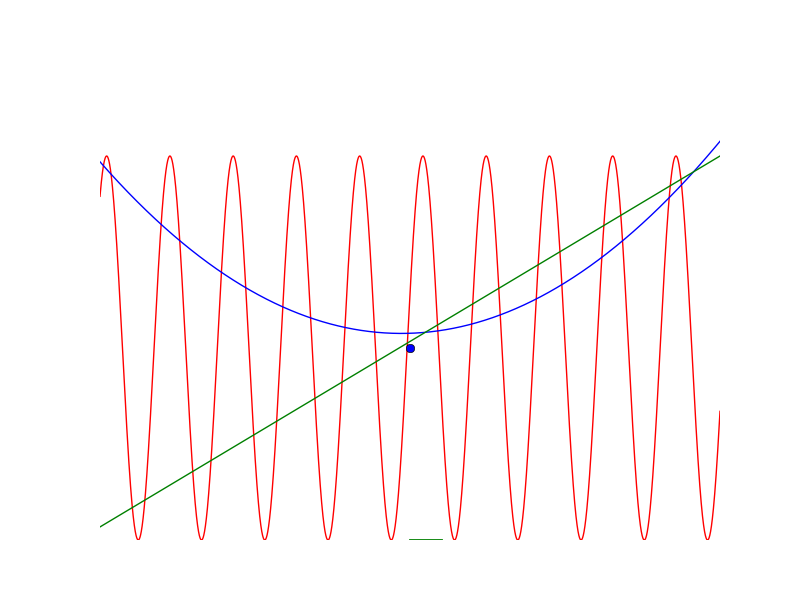
#> input picture 4. plots/imgs/0.png, 800 x 600 px; its folder holds only this picture in this run
$ python main.py   (Python 2 division)
#> lines starting #> are read from the running program, lines starting #| are printed output that depends on the picture; after the words box and inside, x2 and y2 are one past the last pixel; in counts of white or black regions, pixels touching at a corner belong together
import os
import cv2
import numpy as np

images = 'imgs'
horizontal_scale = 31.
vertical_scale = 193.

def check_sin(img):
    h, w = img.shape
    line = img[h/2, :]
    zeros = len(line) - np.count_nonzero(line)
    if zeros < 8:
        return False
    else:
        return True


def check_pol(img):
    h, w = img.shape

    left = img[h/5, :w/2]
    right = img[h/5, w/2:]

    left_t = img[h/5 - 3, :w/2]
    right_t = img[h/5 - 3, w/2:]

    z_left = len(left) - np.count_nonzero(left)
    z_right = len(right) - np.count_nonzero(right)
    z_left_t = len(left_t) - np.count_nonzero(left_t)
    z_right_t = len(right_t) - np.count_nonzero(right_t)

    if max(z_left, z_left_t) > 0 and max(z_right, z_right_t) > 0:
        return True
    else:
        return False


# [18 lines left out: function check_lin, not called in this run]


def define_shape(img):
    h, w, _ = img.shape
    _, bw = cv2.threshold(cv2.cvtColor(img, cv2.COLOR_BGR2GRAY) / 80 * 255, 180, 255, cv2.THRESH_BINARY)
    b, g, r = cv2.split(img)
    g = g / 80 * 255
    b = b / 80 * 255
    r = r / 80 * 255
    _, r = cv2.threshold(r, 180, 255, cv2.THRESH_BINARY)
    _, g = cv2.threshold(g, 180, 255, cv2.THRESH_BINARY)
    _, b = cv2.threshold(b, 180, 255, cv2.THRESH_BINARY)
    red = (g | b)
    green = (r | b)
    blue = (r | g)
    sin, pol, lin = bw, bw, bw
    if check_sin(red):
        sin = red
        if check_pol(green):
            pol = green
            lin = blue
        elif check_pol(blue):
            pol = blue
            lin = green
    else:
        if check_sin(green):
            sin = green
            if check_pol(red):
                pol = red
                lin = blue
            elif check_pol(blue):
                pol = blue
                lin = red
        else:
            if check_sin(blue):
                sin = blue
                if check_pol(green):
                    pol = green
                    lin = red
                elif check_pol(red):
                    pol = red
                    lin = green

    return sin, pol, lin

def get_sin_coef(img):
    a, b = 0, 0
    h, w = img.shape
    tst = img[h/2, :]
    fl, l, r = 0, -1, -1
    for i in range(w):
        if fl == 0 and tst[i] == 0:
            l = i
        if fl == 1 and tst[i] == 0:
            r = i
            break
        if l != -1 and tst[i] != 0:
            fl = 1
    period = r - l
    #print period

    a = 3.14 / (float(period) / horizontal_scale)

    for i in range(w/2 + 5, w):
        if tst[i] == 0:
            b = period - (i - w/2)
            break

    return a, float(b) / horizontal_scale + 0.16

def get_pol_coef(img):
    a, b, c, y, x, pt = 0, 0, 0, 0, 0, 0
    h, w = img.shape
    t, b, mid = 0, 0, h/2
    i = 0
    for i in reversed(range(h/2 - 5)):
        tst = img[i, :]
        if np.count_nonzero(tst) != len(tst):
            break

    y = h/2 - i
    bottom = img[i, :]
    l, r = 0, 0
    for j in range(w):
        if bottom[j] == 0:
            l = j
            break
    for j in reversed(range(w)):
        if bottom[j] == 0:
            r = j
            break
    x = w / 2 - (r + l) / 2

    ln = img[:, x + horizontal_scale * 7]
    for j in range(w / 2):
        if ln[j] == 0:
            pt = j
            break

    tst = img[:, w/2]
    u = 0
    for u in range(h/2):
        if tst[u] == 0:
            break
    x /= horizontal_scale
    y /= vertical_scale
    pt /= vertical_scale
    print x, y

    a = (pt - y) / 49.0
    c = (h/2 - u) / vertical_scale
    b = x * float(a)
    return a * 0.6, b, c - 0.01

# [19 lines left out: function get_lin_coef, not called in this run]

def get_coefs():
    a, b, c, d, e, f, g = 0, 0, 0, 0, 0, 0, 0
    with open("parameters.txt","w") as out:
        for o in os.listdir(images):
            print o
            imagePath = os.path.join(images, o)
            img = cv2.imread(imagePath)
#> img is the input picture: shape (600, 800, 3); mean B, G, R 248.9, 248.6, 253.9
            img = img[156:540, 102:719]
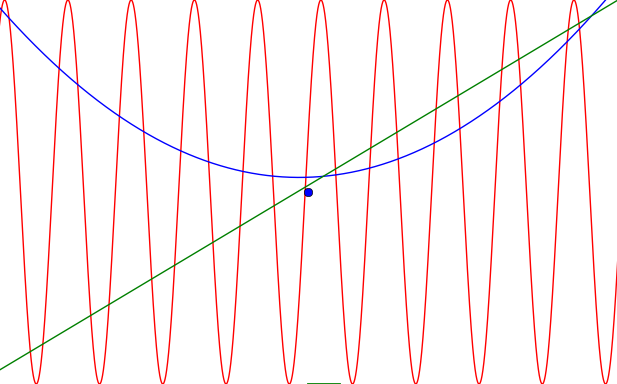
#> img: shape (384, 617, 3); mean B, G, R 242.8, 242.2, 252.7
            sin, pol, lin = define_shape(img)
#> in define_shape, `_, bw = cv2.threshold(cv2.cvtColor(img, cv2.COLOR_BGR2GRAY) / 80 * 255..`:
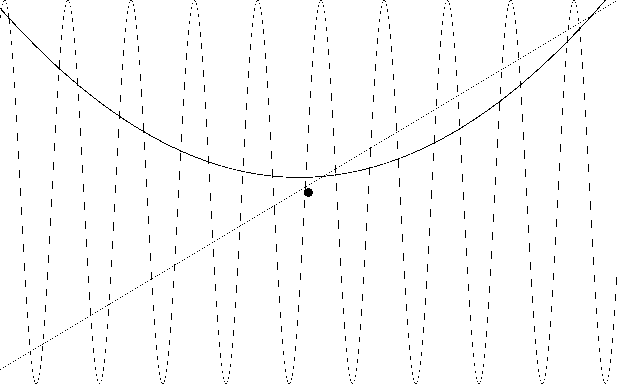
#> bw: shape (384, 617); 98.2% white; black in thin lines or dots
#> in define_shape, `g = g / 80 * 255`:
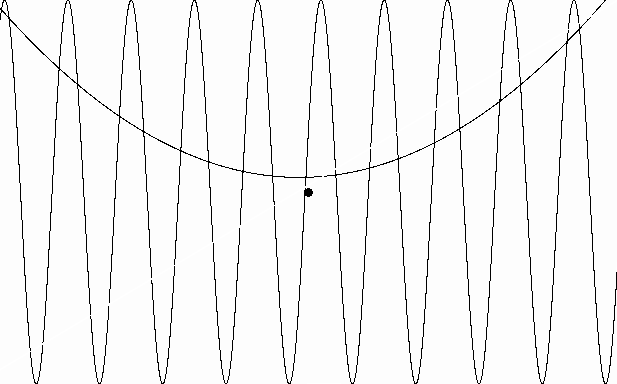
#> g: shape (384, 617); min 0, max 255, mean 244.1
#> in define_shape, `_, r = cv2.threshold(r, 180, 255, cv2.THRESH_BINARY)`: r: shape (384, 617); 99.3% white; black in thin lines or dots
#> in define_shape, `_, g = cv2.threshold(g, 180, 255, cv2.THRESH_BINARY)`: g: shape (384, 617); 96.4% white; black in thin lines or dots
#> in define_shape, `_, b = cv2.threshold(b, 180, 255, cv2.THRESH_BINARY)`:
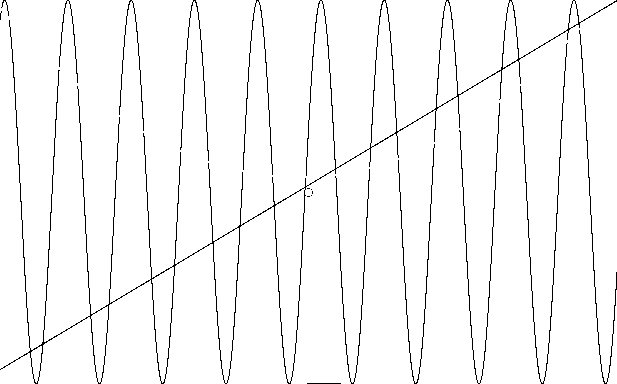
#> b: shape (384, 617); 96.5% white; black in thin lines or dots
#> in define_shape, `red = (g | b)`:
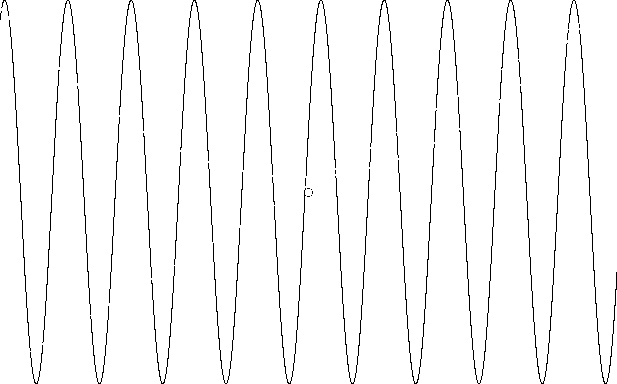
#> red: shape (384, 617); 96.8% white; black in thin lines or dots
#> in define_shape, `green = (r | b)`:
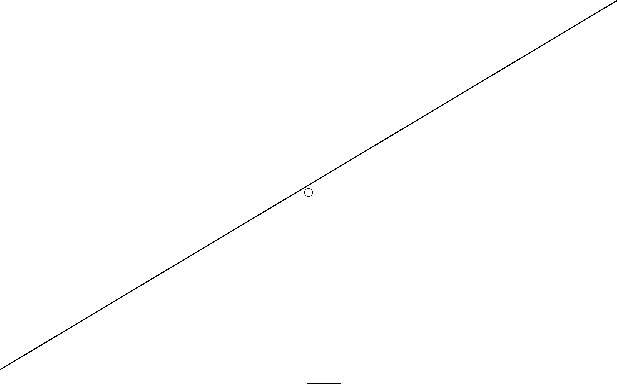
#> green: shape (384, 617); 99.7% white; black in thin lines or dots
#> in define_shape, `blue = (r | g)`:
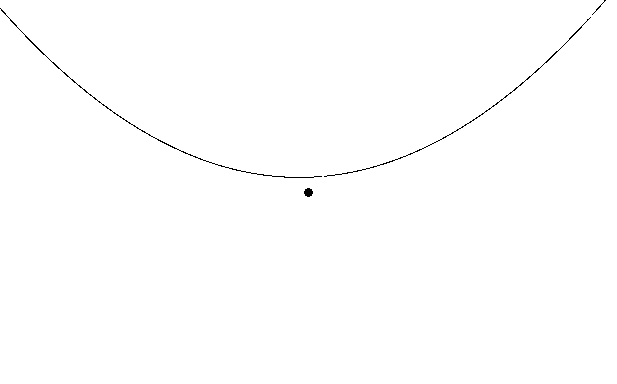
#> blue: shape (384, 617); 99.7% white; black in thin lines or dots, all inside (x1, y1, x2, y2) = (0, 0, 606, 197)
#> in check_sin, `line = img[h/2, :]`: line = 617 values, max 255 at index 0, min 0 at index 20, mean 246.7
#> in check_sin, `zeros = len(line) - np.count_nonzero(line)`: zeros = 20
#> in check_pol, `left = img[h/5, :w/2]`: left = 308 values from 255 to 255
#> in check_pol, `right = img[h/5, w/2:]`: right = 309 values, max 255 at index 0, min 0 at index 181, mean 253.3
#> in check_pol, `left_t = img[h/5 - 3, :w/2]`: left_t = 308 values from 255 to 255
#> in check_pol, `right_t = img[h/5 - 3, w/2:]`: right_t = 309 values, max 255 at index 0, min 0 at index 186, mean 253.3
#> in check_pol, `z_left = len(left) - np.count_nonzero(left)`: z_left = 0
#> in check_pol, `z_right = len(right) - np.count_nonzero(right)`: z_right = 2
#> in check_pol, `z_left_t = len(left_t) - np.count_nonzero(left_t)`: z_left_t = 0
#> in check_pol, `z_right_t = len(right_t) - np.count_nonzero(right_t)`: z_right_t = 2

            a, b = get_sin_coef(sin)
#> in get_sin_coef, `tst = img[h/2, :]`: tst has the same summary as line in check_sin
#> a = 3.04; b = 0.289
            c, d, e = get_pol_coef(pol)
#> in get_pol_coef, `bottom = img[i, :]`: bottom = 617 values, max 255 at index 0, min 0 at index 284, mean 242.6
            f, g = get_lin_coef(lin)
            cv2.imwrite("sin" + o, sin)
            cv2.imwrite("pol" + o, pol)
            cv2.imwrite("lin" + o, lin)
            print a, b, c, d, e, f, g
            out.write(o + ', ' + str(a) + ', ' + str(b) + ', ' + str(c) + ', ' + str(d) + ', ' + str(e) + ', ' + str(f) + ', ' + str(g) + '\n')

#> (the run stopped early here; a loop or call above may not have finished)

$ run again, on 4. plots/imgs/12.png
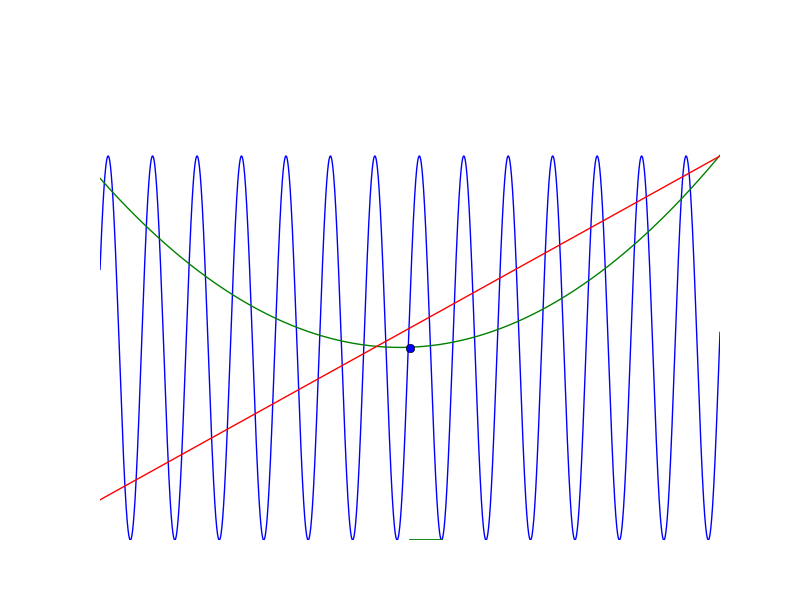
#> input picture 4. plots/imgs/12.png, 800 x 600 px
#> in get_coefs, img is the input picture: shape (600, 800, 3); mean B, G, R 253.9, 246.3, 246.5
#> img: shape (384, 617, 3)
#> in define_shape, `_, bw = cv2.threshold(cv2.cvtColor(img, cv2.COLOR_BGR2GRAY) / 80 * 255..`:
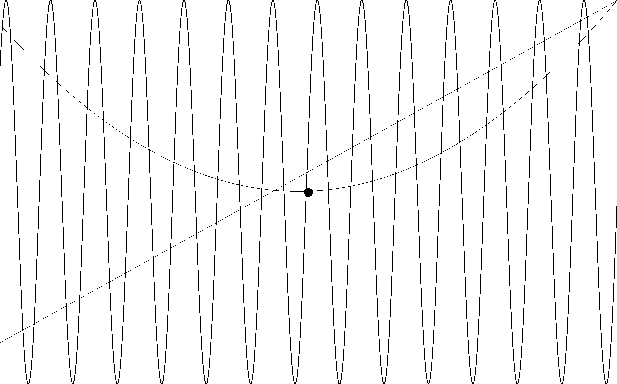
#> bw: shape (384, 617); 96% white; black in thin lines or dots
#> red: shape (384, 617); 99.7% white; black in thin lines or dots, all inside (x1, y1, x2, y2) = (0, 0, 617, 343)
#> green: shape (384, 617); 99.6% white; black in thin lines or dots
#> in define_shape, `blue = (r | g)`:
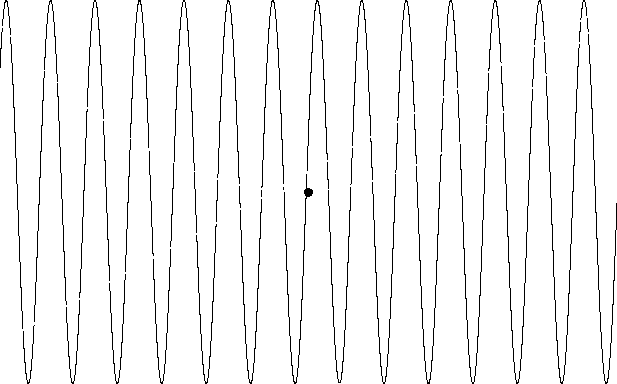
#> blue: shape (384, 617); 95.4% white; black in thin lines or dots
#> line = 617 values, max 255 at index 0, min 0 at index 270, mean 253.3
#> zeros = 4
#> left = 308 values, max 255 at index 0, min 0 at index 50, mean 253.3
#> right = 309 values, max 255 at index 0, min 0 at index 237, mean 254.2
#> left_t = 308 values, max 255 at index 0, min 0 at index 47, mean 254.2
#> right_t = 309 values, max 255 at index 0, min 0 at index 240, mean 254.2
#> z_left = 2
#> z_right = 1
#> tst = 617 values, max 255 at index 0, min 0 at index 17, mean 240.5
#> in get_coefs, `a, b = get_sin_coef(sin)`: a = 4.42; b = 0.225
#> bottom = 617 values, max 255 at index 0, min 0 at index 244, mean 250

$ run again, on 4. plots/imgs/2.png
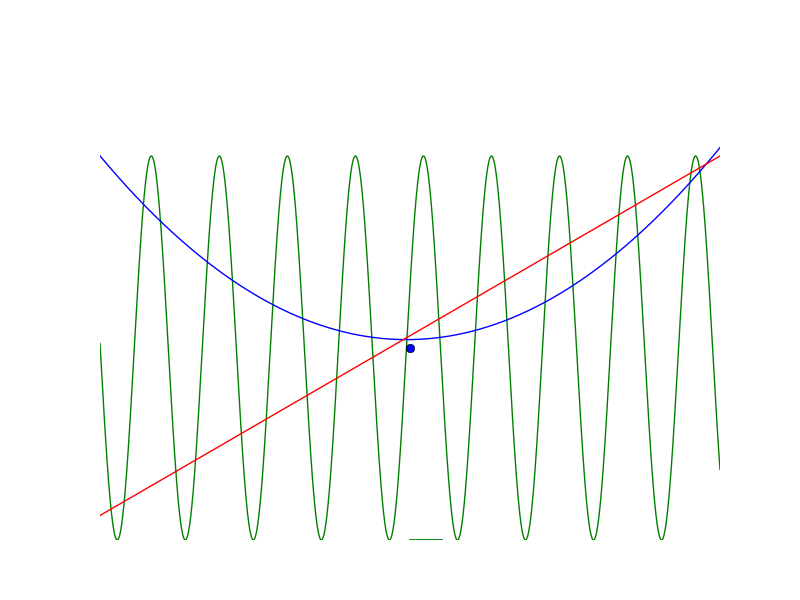
#> input picture 4. plots/imgs/2.png, 800 x 600 px
#> in get_coefs, img is the input picture: shape (600, 800, 3); mean B, G, R 249.2, 251.3, 249.2
#> img: shape (384, 617, 3)
#> in define_shape, `_, bw = cv2.threshold(cv2.cvtColor(img, cv2.COLOR_BGR2GRAY) / 80 * 255..`:
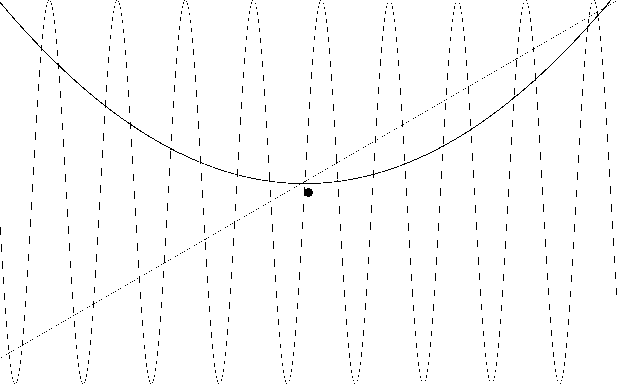
#> bw: shape (384, 617); 98.3% white; black in thin lines or dots
#> red: shape (384, 617); 99.7% white; black in thin lines or dots
#> green: shape (384, 617); 97% white; black in thin lines or dots
#> in define_shape, `blue = (r | g)`:
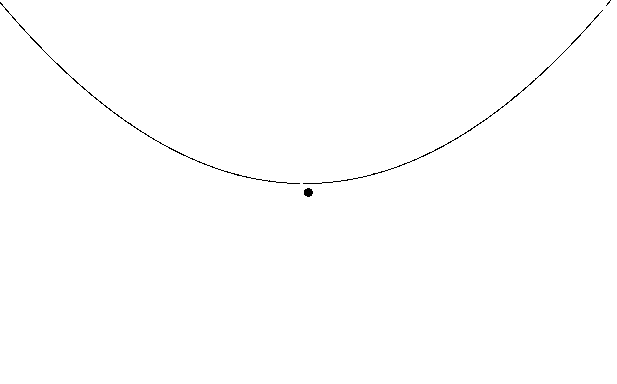
#> blue: shape (384, 617); 99.6% white; black in thin lines or dots, all inside (x1, y1, x2, y2) = (0, 0, 611, 197)
#> line = 617 values, max 255 at index 0, min 0 at index 285, mean 253.3
#> zeros = 4
#> left = 308 values from 255 to 255
#> right = 309 values, max 255 at index 0, min 0 at index 177, mean 253.3
#> left_t = 308 values from 255 to 255
#> right_t = 309 values, max 255 at index 0, min 0 at index 182, mean 253.3
#> z_left = 0
#> z_right = 2
#> z_left_t = 0
#> z_right_t = 2
#> tst = 617 values, max 255 at index 0, min 0 at index 32, mean 247.1
#> in get_coefs, `a, b = get_sin_coef(sin)`: a = 2.86; b = 0.289
#> bottom = 617 values, max 255 at index 0, min 0 at index 287, mean 241.8

$ run again, on 4. plots/imgs/1.png
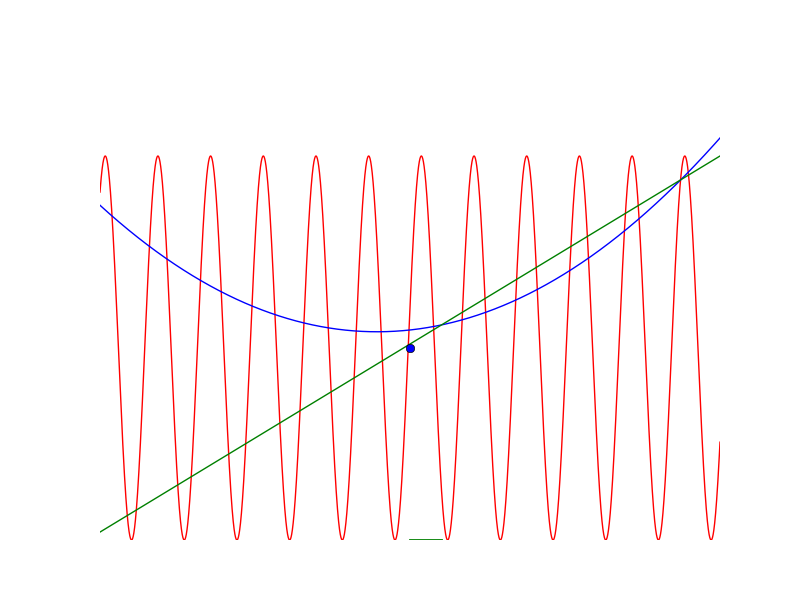
#> input picture 4. plots/imgs/1.png, 800 x 600 px
#> in get_coefs, img is the input picture: shape (600, 800, 3); mean B, G, R 247.8, 247.6, 253.9
#> img: shape (384, 617, 3)
#> bw: shape (384, 617); 98% white; black in thin lines or dots
#> red: shape (384, 617); 96.2% white; black in thin lines or dots
#> green: shape (384, 617); 99.7% white; black in thin lines or dots
#> in define_shape, `blue = (r | g)`:
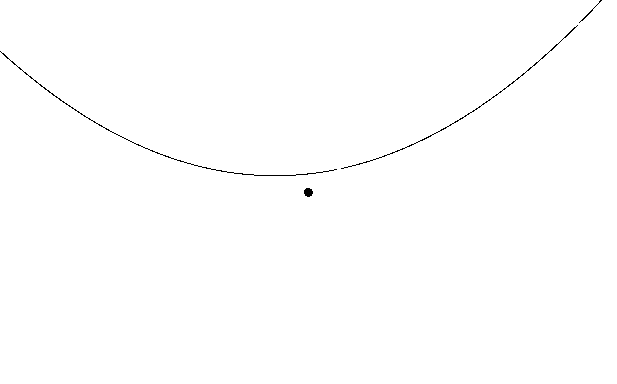
#> blue: shape (384, 617); 99.7% white; black in thin lines or dots, all inside (x1, y1, x2, y2) = (0, 0, 602, 197)
#> line = 617 values, max 255 at index 0, min 0 at index 16, mean 244.7
#> zeros = 25
#> left = 308 values from 255 to 255
#> right = 309 values, max 255 at index 0, min 0 at index 183, mean 253.3
#> left_t = 308 values from 255 to 255
#> right_t = 309 values, max 255 at index 0, min 0 at index 188, mean 253.3
#> z_left = 0
#> z_right = 2
#> z_left_t = 0
#> z_right_t = 2
#> tst has the same summary as line in check_sin
#> in get_coefs, `a, b = get_sin_coef(sin)`: a = 3.74; b = 0.225
#> bottom = 617 values, max 255 at index 0, min 0 at index 254, mean 237.6
